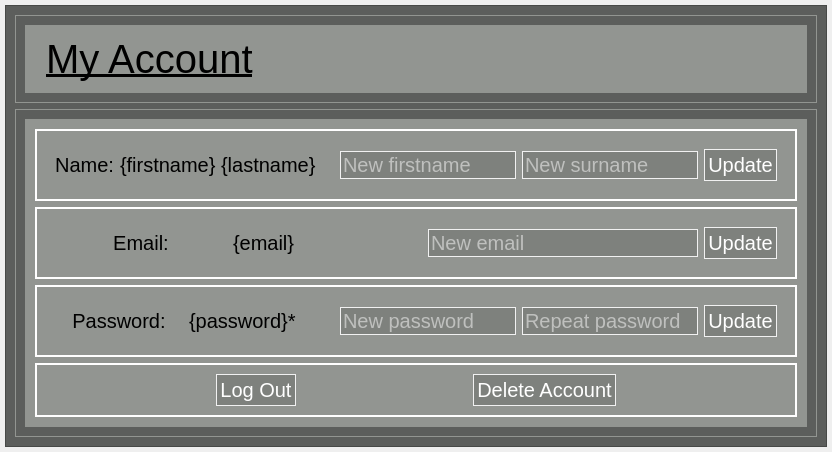
      <widget class="QWidget" name="pageAccount">
       <layout class="QGridLayout" name="gridLayout_9">
        <property name="leftMargin">
         <number>5</number>
        </property>
        <property name="topMargin">
         <number>5</number>
        </property>
        <property name="rightMargin">
         <number>5</number>
        </property>
        <property name="bottomMargin">
         <number>5</number>
        </property>
        <item row="0" column="0">
         <widget class="QFrame" name="frameAccount">
          <property name="styleSheet">
           <string notr="true">QFrame {
	background-color: rgb(92, 94, 92);
}
</string>
          </property>
          <property name="frameShape">
           <enum>QFrame::StyledPanel</enum>
          </property>
          <property name="frameShadow">
           <enum>QFrame::Raised</enum>
          </property>
          <layout class="QVBoxLayout" name="verticalLayout_14">
           <item>
            <widget class="QFrame" name="frameTitleBorder">
             <property name="styleSheet">
              <string notr="true">QFrame {
	background-color: rgb(92, 94, 92);
	border:1px solid rgb(146, 149, 145);
}</string>
             </property>
             <property name="frameShape">
              <enum>QFrame::StyledPanel</enum>
             </property>
             <property name="frameShadow">
              <enum>QFrame::Raised</enum>
             </property>
             <layout class="QVBoxLayout" name="verticalLayout_24">
              <item>
               <widget class="QFrame" name="frameTitle">
                <property name="styleSheet">
                 <string notr="true">QWidget {
	background-color: rgb(146, 149, 145);
}</string>
                </property>
                <property name="frameShape">
                 <enum>QFrame::StyledPanel</enum>
                </property>
                <property name="frameShadow">
                 <enum>QFrame::Raised</enum>
                </property>
                <layout class="QVBoxLayout" name="verticalLayout_15">
                 <item>
                  <widget class="QLabel" name="labelTitle">
                   <property name="font">
                    <font>
                     <pointsize>30</pointsize>
                     <underline>true</underline>
                    </font>
                   </property>
                   <property name="text">
                    <string>My Account</string>
                   </property>
                  </widget>
                 </item>
                </layout>
               </widget>
              </item>
             </layout>
            </widget>
           </item>
           <item>
            <widget class="QFrame" name="frameAccountDetailsBorder">
             <property name="styleSheet">
              <string notr="true">QFrame {
	background-color: rgb(92, 94, 92);
	border:1px solid rgb(146, 149, 145);
}</string>
             </property>
             <property name="frameShape">
              <enum>QFrame::StyledPanel</enum>
             </property>
             <property name="frameShadow">
              <enum>QFrame::Raised</enum>
             </property>
             <layout class="QVBoxLayout" name="verticalLayout_25">
              <item>
               <widget class="QFrame" name="frameAccountDetails">
                <property name="sizePolicy">
                 <sizepolicy hsizetype="Preferred" vsizetype="Expanding">
                  <horstretch>0</horstretch>
                  <verstretch>0</verstretch>
                 </sizepolicy>
                </property>
                <property name="styleSheet">
                 <string notr="true">QWidget {
	background-color: rgb(146, 149, 145);
}</string>
                </property>
                <property name="frameShape">
                 <enum>QFrame::StyledPanel</enum>
                </property>
                <property name="frameShadow">
                 <enum>QFrame::Raised</enum>
                </property>
                <layout class="QVBoxLayout" name="verticalLayout_26">
                 <item>
                  <widget class="QFrame" name="frameDetailsName">
                   <property name="styleSheet">
                    <string notr="true">border: 2px solid white;</string>
                   </property>
                   <property name="frameShape">
                    <enum>QFrame::StyledPanel</enum>
                   </property>
                   <property name="frameShadow">
                    <enum>QFrame::Raised</enum>
                   </property>
                   <layout class="QHBoxLayout" name="horizontalLayout_17">
                    <item>
                     <widget class="QFrame" name="frameDisplayName">
                      <property name="sizePolicy">
                       <sizepolicy hsizetype="Expanding" vsizetype="Preferred">
                        <horstretch>0</horstretch>
                        <verstretch>0</verstretch>
                       </sizepolicy>
                      </property>
                      <property name="styleSheet">
                       <string notr="true">border: none;</string>
                      </property>
                      <property name="frameShape">
                       <enum>QFrame::StyledPanel</enum>
                      </property>
                      <property name="frameShadow">
                       <enum>QFrame::Raised</enum>
                      </property>
                      <layout class="QHBoxLayout" name="horizontalLayout_18">
                       <item>
                        <widget class="QLabel" name="labelName">
                         <property name="sizePolicy">
                          <sizepolicy hsizetype="Preferred" vsizetype="Preferred">
                           <horstretch>0</horstretch>
                           <verstretch>0</verstretch>
                          </sizepolicy>
                         </property>
                         <property name="font">
                          <font>
                           <pointsize>15</pointsize>
                          </font>
                         </property>
                         <property name="text">
                          <string>Name:</string>
                         </property>
                         <property name="alignment">
                          <set>Qt::AlignCenter</set>
                         </property>
                        </widget>
                       </item>
                       <item>
                        <widget class="QLabel" name="labelActualName">
                         <property name="sizePolicy">
                          <sizepolicy hsizetype="Preferred" vsizetype="Preferred">
                           <horstretch>0</horstretch>
                           <verstretch>0</verstretch>
                          </sizepolicy>
                         </property>
                         <property name="font">
                          <font>
                           <pointsize>15</pointsize>
                          </font>
                         </property>
                         <property name="text">
                          <string>{firstname} {lastname}</string>
                         </property>
                         <property name="alignment">
                          <set>Qt::AlignLeading|Qt::AlignLeft|Qt::AlignVCenter</set>
                         </property>
                        </widget>
                       </item>
                      </layout>
                     </widget>
                    </item>
                    <item>
                     <widget class="QFrame" name="frameUpdateName">
                      <property name="sizePolicy">
                       <sizepolicy hsizetype="Expanding" vsizetype="Preferred">
                        <horstretch>0</horstretch>
                        <verstretch>0</verstretch>
                       </sizepolicy>
                      </property>
                      <property name="styleSheet">
                       <string notr="true">border: none;</string>
                      </property>
                      <property name="frameShape">
                       <enum>QFrame::StyledPanel</enum>
                      </property>
                      <property name="frameShadow">
                       <enum>QFrame::Raised</enum>
                      </property>
                      <layout class="QHBoxLayout" name="horizontalLayout_19">
                       <item>
                        <widget class="QLineEdit" name="lineEditUpdatedFirstname">
                         <property name="font">
                          <font>
                           <pointsize>15</pointsize>
                          </font>
                         </property>
                         <property name="styleSheet">
                          <string notr="true">QLineEdit {
	color: white;
	background-color: rgb(126, 129, 125);
	border: 1px solid rgb(241, 241, 241);
}</string>
                         </property>
                         <property name="placeholderText">
                          <string>New firstname</string>
                         </property>
                        </widget>
                       </item>
                       <item>
                        <widget class="QLineEdit" name="lineEditUpdatedLastname">
                         <property name="font">
                          <font>
                           <pointsize>15</pointsize>
                          </font>
                         </property>
                         <property name="styleSheet">
                          <string notr="true">QLineEdit {
	color: white;
	background-color: rgb(126, 129, 125);
	border: 1px solid rgb(241, 241, 241);
}</string>
                         </property>
                         <property name="placeholderText">
                          <string>New surname</string>
                         </property>
                        </widget>
                       </item>
                       <item>
                        <widget class="QPushButton" name="btnUpdateName">
                         <property name="font">
                          <font>
                           <pointsize>15</pointsize>
                          </font>
                         </property>
                         <property name="styleSheet">
                          <string notr="true">QPushButton {
	color:white;
	background-color: rgb(126, 129, 125);
	border: 1px groove rgb(241, 241, 241);
	padding: 3px;
}

QPushButton:hover {
	background-color: white;
	color: rgb(146, 149, 145);
}</string>
                         </property>
                         <property name="text">
                          <string>Update</string>
                         </property>
                        </widget>
                       </item>
                      </layout>
                     </widget>
                    </item>
                   </layout>
                  </widget>
                 </item>
                 <item>
                  <widget class="QFrame" name="frameEmail">
                   <property name="styleSheet">
                    <string notr="true">border: 2px solid white;</string>
                   </property>
                   <property name="frameShape">
                    <enum>QFrame::StyledPanel</enum>
                   </property>
                   <property name="frameShadow">
                    <enum>QFrame::Raised</enum>
                   </property>
                   <layout class="QHBoxLayout" name="horizontalLayout_12">
                    <item>
                     <widget class="QFrame" name="frameDisplayEmail">
                      <property name="sizePolicy">
                       <sizepolicy hsizetype="Expanding" vsizetype="Preferred">
                        <horstretch>0</horstretch>
                        <verstretch>0</verstretch>
                       </sizepolicy>
                      </property>
                      <property name="styleSheet">
                       <string notr="true">border: none;</string>
                      </property>
                      <property name="frameShape">
                       <enum>QFrame::StyledPanel</enum>
                      </property>
                      <property name="frameShadow">
                       <enum>QFrame::Raised</enum>
                      </property>
                      <layout class="QHBoxLayout" name="horizontalLayout_20">
                       <item>
                        <widget class="QLabel" name="labelEmail">
                         <property name="font">
                          <font>
                           <pointsize>15</pointsize>
                          </font>
                         </property>
                         <property name="text">
                          <string>Email:</string>
                         </property>
                         <property name="alignment">
                          <set>Qt::AlignCenter</set>
                         </property>
                        </widget>
                       </item>
                       <item>
                        <widget class="QLabel" name="labelActualEmail">
                         <property name="sizePolicy">
                          <sizepolicy hsizetype="Preferred" vsizetype="Preferred">
                           <horstretch>0</horstretch>
                           <verstretch>0</verstretch>
                          </sizepolicy>
                         </property>
                         <property name="font">
                          <font>
                           <pointsize>15</pointsize>
                          </font>
                         </property>
                         <property name="text">
                          <string>{email}</string>
                         </property>
                         <property name="alignment">
                          <set>Qt::AlignLeading|Qt::AlignLeft|Qt::AlignVCenter</set>
                         </property>
                        </widget>
                       </item>
                      </layout>
                     </widget>
                    </item>
                    <item>
                     <widget class="QFrame" name="frameUpdateEmail">
                      <property name="sizePolicy">
                       <sizepolicy hsizetype="Expanding" vsizetype="Preferred">
                        <horstretch>0</horstretch>
                        <verstretch>0</verstretch>
                       </sizepolicy>
                      </property>
                      <property name="styleSheet">
                       <string notr="true">border: none;</string>
                      </property>
                      <property name="frameShape">
                       <enum>QFrame::StyledPanel</enum>
                      </property>
                      <property name="frameShadow">
                       <enum>QFrame::Raised</enum>
                      </property>
                      <layout class="QHBoxLayout" name="horizontalLayout_21">
                       <item>
                        <widget class="QLineEdit" name="lineEditUpdatedEmail">
                         <property name="font">
                          <font>
                           <pointsize>15</pointsize>
                          </font>
                         </property>
                         <property name="styleSheet">
                          <string notr="true">QLineEdit {
	color: white;
	background-color: rgb(126, 129, 125);
	border: 1px solid rgb(241, 241, 241);
}</string>
                         </property>
                         <property name="placeholderText">
                          <string>New email</string>
                         </property>
                        </widget>
                       </item>
                       <item>
                        <widget class="QPushButton" name="btnUpdateEmail">
                         <property name="font">
                          <font>
                           <pointsize>15</pointsize>
                          </font>
                         </property>
                         <property name="styleSheet">
                          <string notr="true">QPushButton {
	color:white;
	background-color: rgb(126, 129, 125);
	border: 1px groove rgb(241, 241, 241);
	padding: 3px;
}

QPushButton:hover {
	background-color: white;
	color: rgb(146, 149, 145);
}</string>
                         </property>
                         <property name="text">
                          <string>Update</string>
                         </property>
                        </widget>
                       </item>
                      </layout>
                     </widget>
                    </item>
                   </layout>
                  </widget>
                 </item>
                 <item>
                  <widget class="QFrame" name="framePassword">
                   <property name="styleSheet">
                    <string notr="true">border: 2px solid white;</string>
                   </property>
                   <property name="frameShape">
                    <enum>QFrame::StyledPanel</enum>
                   </property>
                   <property name="frameShadow">
                    <enum>QFrame::Raised</enum>
                   </property>
                   <layout class="QHBoxLayout" name="horizontalLayout_11">
                    <item>
                     <widget class="QFrame" name="frameDisplayPassword">
                      <property name="sizePolicy">
                       <sizepolicy hsizetype="Expanding" vsizetype="Preferred">
                        <horstretch>0</horstretch>
                        <verstretch>0</verstretch>
                       </sizepolicy>
                      </property>
                      <property name="styleSheet">
                       <string notr="true">border: none;</string>
                      </property>
                      <property name="frameShape">
                       <enum>QFrame::StyledPanel</enum>
                      </property>
                      <property name="frameShadow">
                       <enum>QFrame::Raised</enum>
                      </property>
                      <layout class="QHBoxLayout" name="horizontalLayout_22">
                       <item>
                        <widget class="QLabel" name="labelPassword">
                         <property name="font">
                          <font>
                           <pointsize>15</pointsize>
                          </font>
                         </property>
                         <property name="text">
                          <string>Password:</string>
                         </property>
                         <property name="alignment">
                          <set>Qt::AlignCenter</set>
                         </property>
                        </widget>
                       </item>
                       <item>
                        <widget class="QLabel" name="labelActualPassword">
                         <property name="font">
                          <font>
                           <pointsize>15</pointsize>
                          </font>
                         </property>
                         <property name="text">
                          <string>{password}*</string>
                         </property>
                         <property name="alignment">
                          <set>Qt::AlignLeading|Qt::AlignLeft|Qt::AlignVCenter</set>
                         </property>
                        </widget>
                       </item>
                      </layout>
                     </widget>
                    </item>
                    <item>
                     <widget class="QFrame" name="frameUpdatePassword">
                      <property name="sizePolicy">
                       <sizepolicy hsizetype="Expanding" vsizetype="Preferred">
                        <horstretch>0</horstretch>
                        <verstretch>0</verstretch>
                       </sizepolicy>
                      </property>
                      <property name="styleSheet">
                       <string notr="true">border: none;</string>
                      </property>
                      <property name="frameShape">
                       <enum>QFrame::StyledPanel</enum>
                      </property>
                      <property name="frameShadow">
                       <enum>QFrame::Raised</enum>
                      </property>
                      <layout class="QHBoxLayout" name="horizontalLayout_23">
                       <item>
                        <widget class="QLineEdit" name="lineEditUpdatedPassword">
                         <property name="font">
                          <font>
                           <pointsize>15</pointsize>
                          </font>
                         </property>
                         <property name="styleSheet">
                          <string notr="true">QLineEdit {
	color: white;
	background-color: rgb(126, 129, 125);
	border: 1px solid rgb(241, 241, 241);
}</string>
                         </property>
                         <property name="echoMode">
                          <enum>QLineEdit::Password</enum>
                         </property>
                         <property name="placeholderText">
                          <string>New password</string>
                         </property>
                        </widget>
                       </item>
                       <item>
                        <widget class="QLineEdit" name="lineEditUpdatedPasswordRepeat">
                         <property name="font">
                          <font>
                           <pointsize>15</pointsize>
                          </font>
                         </property>
                         <property name="styleSheet">
                          <string notr="true">QLineEdit {
	color: white;
	background-color: rgb(126, 129, 125);
	border: 1px solid rgb(241, 241, 241);
}</string>
                         </property>
                         <property name="echoMode">
                          <enum>QLineEdit::Password</enum>
                         </property>
                         <property name="placeholderText">
                          <string>Repeat password</string>
                         </property>
                        </widget>
                       </item>
                       <item>
                        <widget class="QPushButton" name="btnUpdatePassword">
                         <property name="font">
                          <font>
                           <pointsize>15</pointsize>
                          </font>
                         </property>
                         <property name="styleSheet">
                          <string notr="true">QPushButton {
	color:white;
	background-color: rgb(126, 129, 125);
	border: 1px groove rgb(241, 241, 241);
	padding: 3px;
}

QPushButton:hover {
	background-color: white;
	color: rgb(146, 149, 145);
}</string>
                         </property>
                         <property name="text">
                          <string>Update</string>
                         </property>
                        </widget>
                       </item>
                      </layout>
                     </widget>
                    </item>
                   </layout>
                  </widget>
                 </item>
                 <item>
                  <widget class="QFrame" name="frameLogoutDelete">
                   <property name="styleSheet">
                    <string notr="true">border: 2px solid white;</string>
                   </property>
                   <property name="frameShape">
                    <enum>QFrame::StyledPanel</enum>
                   </property>
                   <property name="frameShadow">
                    <enum>QFrame::Raised</enum>
                   </property>
                   <layout class="QHBoxLayout" name="horizontalLayout_10">
                    <item>
                     <spacer name="horizontalSpacer">
                      <property name="orientation">
                       <enum>Qt::Horizontal</enum>
                      </property>
                      <property name="sizeHint" stdset="0">
                       <size>
                        <width>40</width>
                        <height>20</height>
                       </size>
                      </property>
                     </spacer>
                    </item>
                    <item>
                     <widget class="QPushButton" name="btnLogout">
                      <property name="font">
                       <font>
                        <pointsize>15</pointsize>
                       </font>
                      </property>
                      <property name="styleSheet">
                       <string notr="true">QPushButton {
	color:white;
	background-color: rgb(126, 129, 125);
	border: 1px groove rgb(241, 241, 241);
	padding: 3px;
}

QPushButton:hover {
	background-color: red;
}</string>
                      </property>
                      <property name="text">
                       <string>Log Out</string>
                      </property>
                     </widget>
                    </item>
                    <item>
                     <spacer name="horizontalSpacer_3">
                      <property name="orientation">
                       <enum>Qt::Horizontal</enum>
                      </property>
                      <property name="sizeHint" stdset="0">
                       <size>
                        <width>40</width>
                        <height>20</height>
                       </size>
                      </property>
                     </spacer>
                    </item>
                    <item>
                     <widget class="QPushButton" name="btnDeleteAccount">
                      <property name="font">
                       <font>
                        <pointsize>15</pointsize>
                       </font>
                      </property>
                      <property name="styleSheet">
                       <string notr="true">QPushButton {
	color:white;
	background-color: rgb(126, 129, 125);
	border: 1px groove rgb(241, 241, 241);
	padding: 3px;
}

QPushButton:hover {
	background-color: red;
}</string>
                      </property>
                      <property name="text">
                       <string>Delete Account</string>
                      </property>
                     </widget>
                    </item>
                    <item>
                     <spacer name="horizontalSpacer_2">
                      <property name="orientation">
                       <enum>Qt::Horizontal</enum>
                      </property>
                      <property name="sizeHint" stdset="0">
                       <size>
                        <width>40</width>
                        <height>20</height>
                       </size>
                      </property>
                     </spacer>
                    </item>
                   </layout>
                  </widget>
                 </item>
                </layout>
               </widget>
              </item>
             </layout>
            </widget>
           </item>
          </layout>
         </widget>
        </item>
       </layout>
      </widget>
